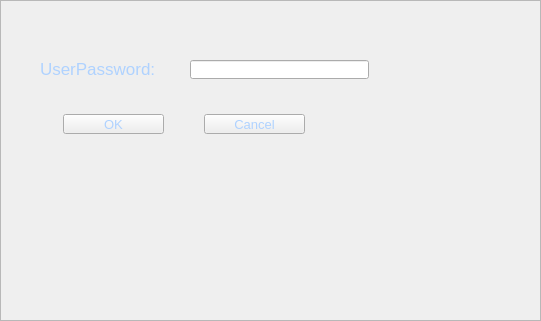
<?xml version="1.0" encoding="UTF-8"?>
<ui version="4.0">
 <class>UserPassword</class>
 <widget class="QWidget" name="UserPassword">
  <property name="geometry">
   <rect>
    <x>0</x>
    <y>0</y>
    <width>541</width>
    <height>321</height>
   </rect>
  </property>
  <property name="windowTitle">
   <string>Form</string>
  </property>
  <widget class="QFrame" name="frame">
   <property name="geometry">
    <rect>
     <x>0</x>
     <y>0</y>
     <width>541</width>
     <height>321</height>
    </rect>
   </property>
   <property name="frameShape">
    <enum>QFrame::StyledPanel</enum>
   </property>
   <property name="frameShadow">
    <enum>QFrame::Raised</enum>
   </property>
   <widget class="QLabel" name="user_information">
    <property name="geometry">
     <rect>
      <x>63</x>
      <y>170</y>
      <width>221</width>
      <height>17</height>
     </rect>
    </property>
    <property name="font">
     <font>
      <pointsize>12</pointsize>
     </font>
    </property>
    <property name="styleSheet">
     <string notr="true">color: rgb(200, 200, 200);</string>
    </property>
    <property name="text">
     <string/>
    </property>
   </widget>
   <widget class="QLineEdit" name="password">
    <property name="geometry">
     <rect>
      <x>190</x>
      <y>60</y>
      <width>179</width>
      <height>19</height>
     </rect>
    </property>
    <property name="styleSheet">
     <string notr="true">border-image: url(:/images/images/combox_bg.png);
color: rgb(255, 255, 255);</string>
    </property>
    <property name="text">
     <string/>
    </property>
    <property name="echoMode">
     <enum>QLineEdit::Password</enum>
    </property>
   </widget>
   <widget class="QLabel" name="label">
    <property name="geometry">
     <rect>
      <x>40</x>
      <y>53</y>
      <width>141</width>
      <height>31</height>
     </rect>
    </property>
    <property name="font">
     <font>
      <pointsize>13</pointsize>
      <weight>50</weight>
      <italic>false</italic>
      <bold>false</bold>
     </font>
    </property>
    <property name="styleSheet">
     <string notr="true">	color: rgb(175, 210, 255);
</string>
    </property>
    <property name="text">
     <string>UserPassword:</string>
    </property>
   </widget>
   <widget class="QPushButton" name="ok">
    <property name="geometry">
     <rect>
      <x>63</x>
      <y>114</y>
      <width>101</width>
      <height>20</height>
     </rect>
    </property>
    <property name="font">
     <font>
      <pointsize>10</pointsize>
      <weight>50</weight>
      <italic>false</italic>
      <bold>false</bold>
     </font>
    </property>
    <property name="styleSheet">
     <string notr="true">QPushButton{
	border-image: url(:/images/images/system_normal.png);
	color: rgb(175, 210, 255);
}
QPushButton:focus{
	border-image: url(:/images/images/system_pressed.png);
	color: rgb(175, 210, 255);
}
QPushButton:pressed{
	border-image: url(:/images/images/system_click.png);
	color: rgb(175, 210, 255);
}

</string>
    </property>
    <property name="text">
     <string>OK</string>
    </property>
   </widget>
   <widget class="QPushButton" name="cancel">
    <property name="geometry">
     <rect>
      <x>204</x>
      <y>114</y>
      <width>101</width>
      <height>20</height>
     </rect>
    </property>
    <property name="font">
     <font>
      <pointsize>10</pointsize>
      <weight>50</weight>
      <italic>false</italic>
      <bold>false</bold>
     </font>
    </property>
    <property name="styleSheet">
     <string notr="true">QPushButton{
	border-image: url(:/images/images/system_normal.png);
	color: rgb(175, 210, 255);
}
QPushButton:focus{
	border-image: url(:/images/images/system_pressed.png);
	color: rgb(175, 210, 255);
}
QPushButton:pressed{
	border-image: url(:/images/images/system_click.png);
	color: rgb(175, 210, 255);
}

</string>
    </property>
    <property name="text">
     <string>Cancel</string>
    </property>
   </widget>
  </widget>
 </widget>
 <resources/>
 <connections/>
</ui>
